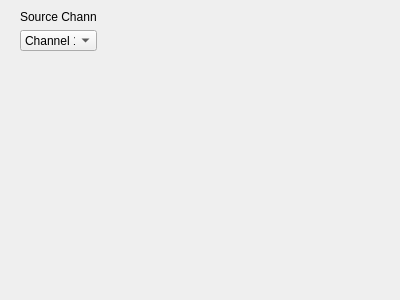
<?xml version="1.0" encoding="UTF-8"?>
<ui version="4.0">
 <class>run_auto_gain_control</class>
 <widget class="QWidget" name="run_auto_gain_control">
  <property name="geometry">
   <rect>
    <x>0</x>
    <y>0</y>
    <width>400</width>
    <height>300</height>
   </rect>
  </property>
  <property name="windowTitle">
   <string>Form</string>
  </property>
  <widget class="QWidget" name="layoutWidget">
   <property name="geometry">
    <rect>
     <x>20</x>
     <y>10</y>
     <width>77</width>
     <height>41</height>
    </rect>
   </property>
   <layout class="QVBoxLayout" name="source_channel_vert">
    <item>
     <widget class="QLabel" name="label">
      <property name="text">
       <string>Source Channel</string>
      </property>
     </widget>
    </item>
    <item>
     <widget class="QComboBox" name="source_channel_combo">
      <item>
       <property name="text">
        <string>Channel 1</string>
       </property>
      </item>
      <item>
       <property name="text">
        <string>Channel 2</string>
       </property>
      </item>
     </widget>
    </item>
   </layout>
  </widget>
 </widget>
 <resources/>
 <connections/>
</ui>
